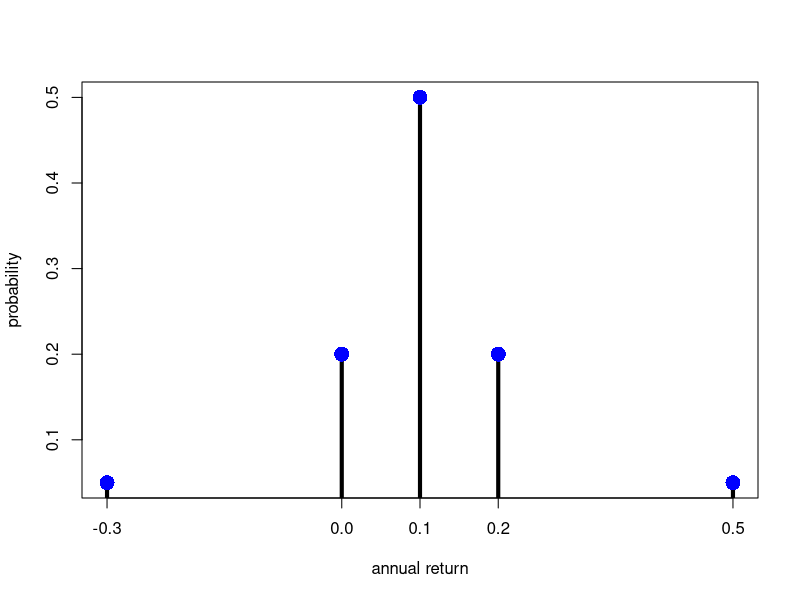
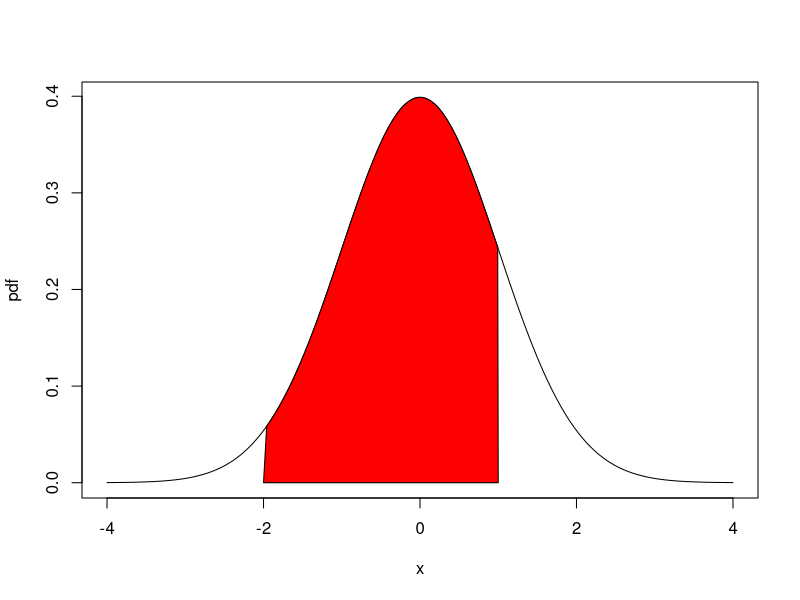
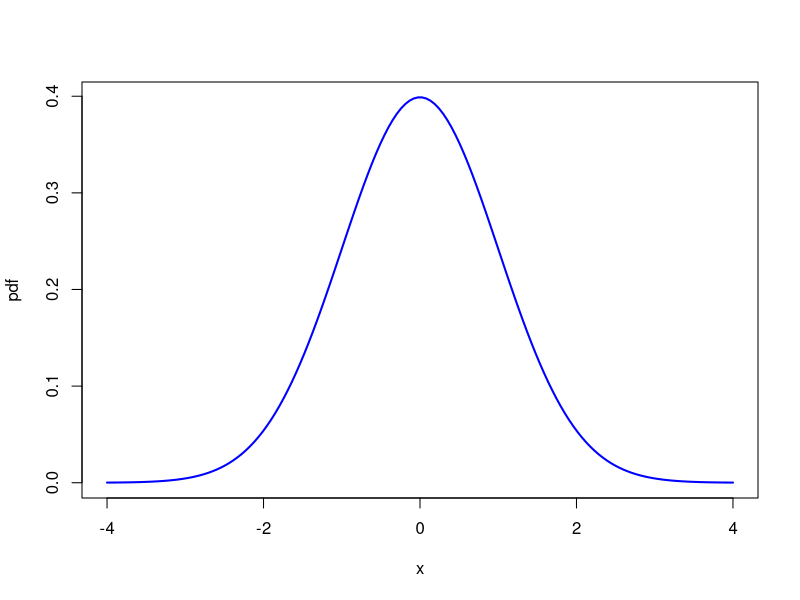
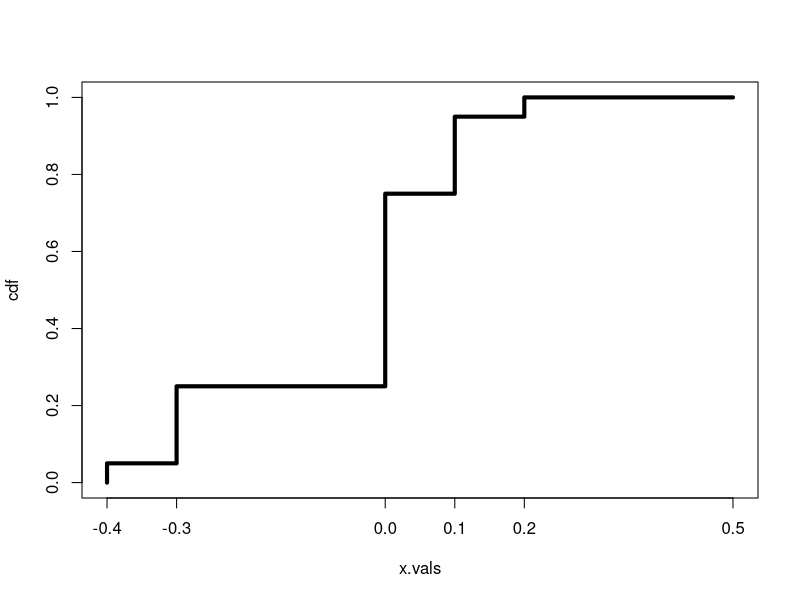
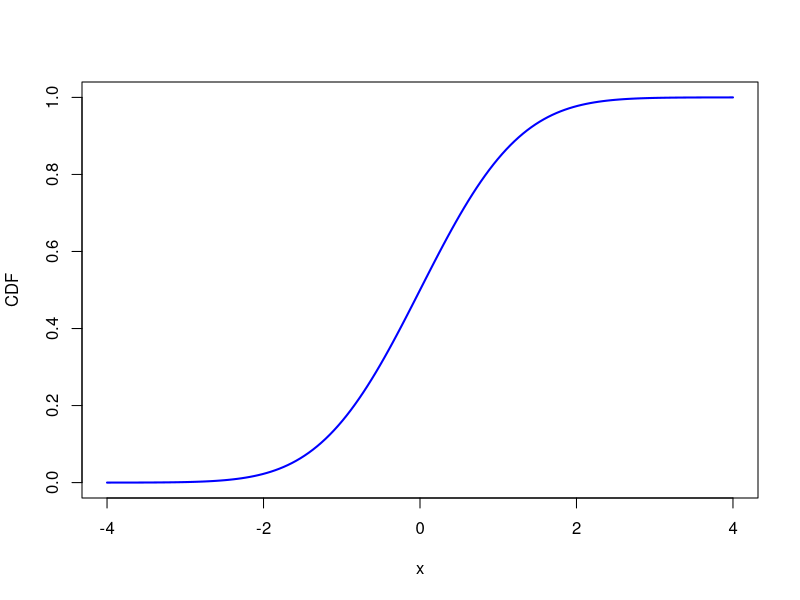
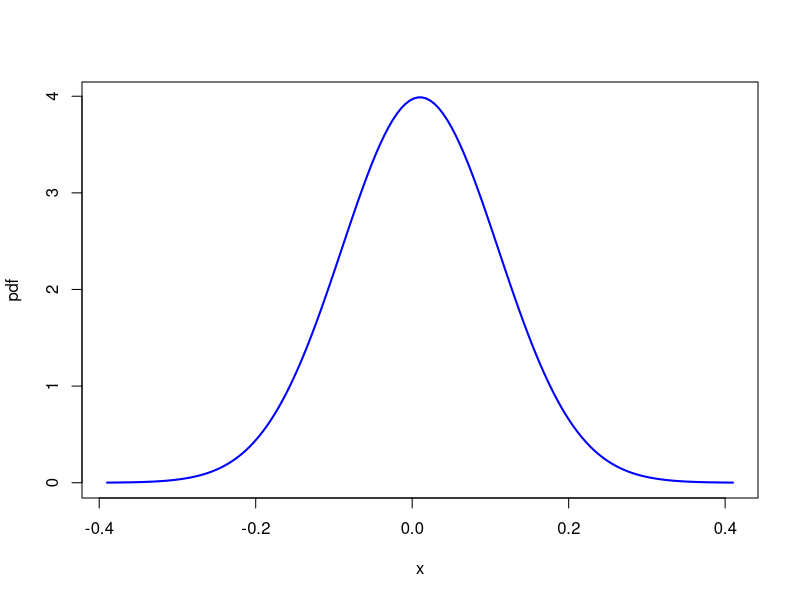
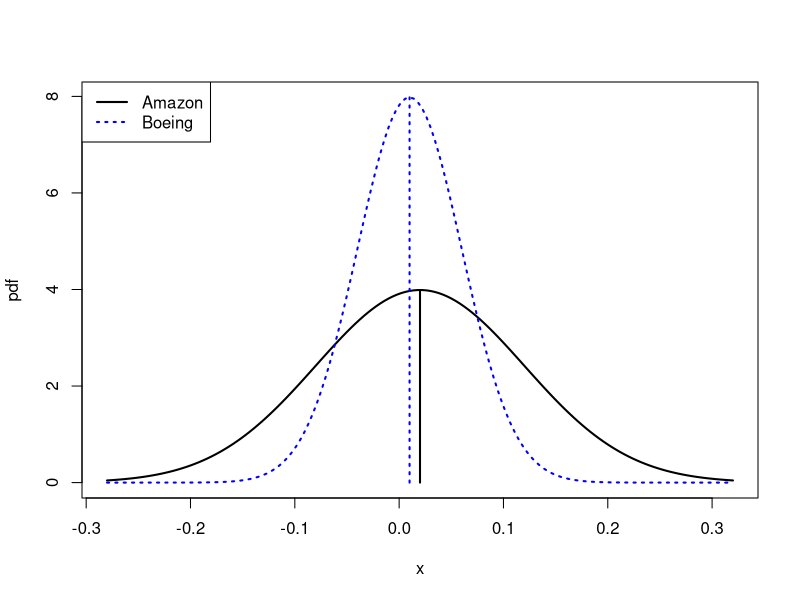
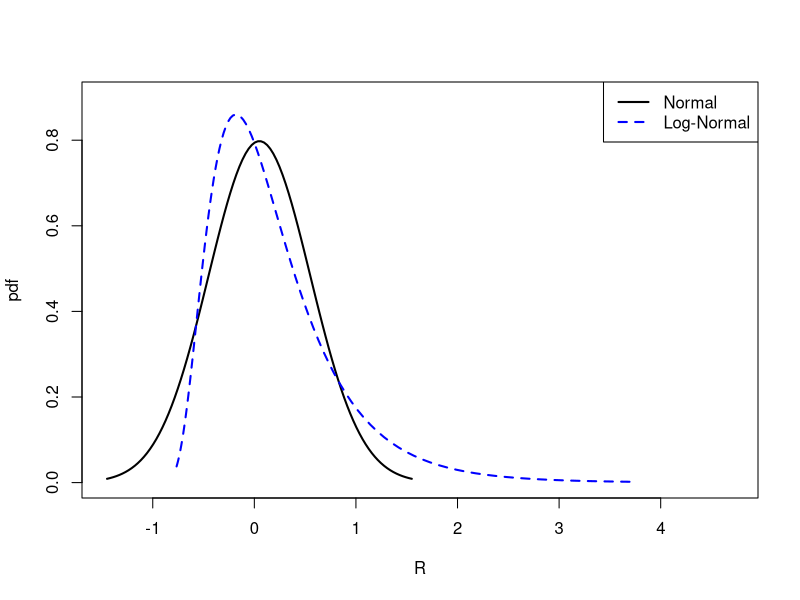

Recreate these plots in R, in order.
## ---- chunk 1
#| include: false
options(digits=3)
library(mvtnorm)
library(sn)
## ---- chunk 2
#| label: ProbRevMsftDiscreteDistn
#| echo: true
#| fig-cap: Discrete distribution for Microsoft stock.
#| out-width: 80%
#| fig-asp: 0.75
#| fig-align: center

r.msft = c(-0.3, 0, 0.1, 0.2, 0.5)
prob.vals = c(0.05, 0.20, 0.50, 0.20, 0.05)
plot(r.msft, prob.vals, type="h", lwd=4, xlab="annual return", 
     ylab="probability", xaxt="n")
points(r.msft, prob.vals, pch=16, cex=2, col="blue")
axis(1, at=r.msft)
## ---- chunk 3
#| label: fig-ProbReviewAreaUnderCurve
#| echo: false
#| fig-cap: $Pr(-2 \leq X \leq 1)$ is represented by the area under the probability curve.
#| out-width: 80%
#| fig-asp: 0.75
#| fig-align: center

lb = -2
ub = 1
x.vals = seq(-4, 4, length=150)
d.vals = dnorm(x.vals)
plot(x.vals, d.vals, type="l", xlab="x", ylab="pdf")
i = x.vals >= lb & x.vals <= ub
# add shaded region between -2 and 1
polygon(c(lb, x.vals[i], ub), c(0, d.vals[i], 0), col="red")
## ---- chunk 4
#| label: fig-probReviewStdNormalDensity
#| echo: false
#| fig-cap: Standard normal density.
#| out-width: 80%
#| fig-asp: 0.75
#| fig-align: center

x.vals = seq(-4, 4, length=150)
plot(x.vals, dnorm(x.vals), type="l", lwd=2, col="blue", xlab="x", ylab="pdf")
## ---- chunk 5
#| label: figProbReviewDiscreteCDF
#| echo: false
#| fig-cap: CDF of Discrete Distribution for Microsoft Stock Return.
#| out-width: 80%
#| fig-asp: 0.75
#| fig-align: center

cdf = c(0, 0.05, 0.25, 0.75, 0.95, 1)
x.vals = c(-0.4, -0.3, 0, 0.1, 0.2, 0.5)
plot(x.vals, cdf, lwd=4, type="S", xaxt="n")
axis(1, at=x.vals)
## ---- chunk 6
#| label: fig-probReviewStdNormalCdf
#| echo: false
#| fig-cap: Standard normal cdf $\Phi(x)$.
#| out-width: 80%
#| fig-asp: 0.75
#| fig-align: center

x.vals = seq(-4, 4, length=150)
plot(x.vals, pnorm(x.vals), type="l", lwd=2, col="blue", xlab="x", ylab="CDF")
## ---- chunk 7
#| echo: true

pnorm(-2)
## ---- chunk 8
#| echo: true

pnorm(2) - pnorm(-1)
## ---- chunk 9
#| echo: true

pnorm(1) - pnorm(-1)
pnorm(2) - pnorm(-2)
pnorm(3) - pnorm(-3)
## ---- chunk 10
#| label: fig-ProbReviewNormalReturns
#| echo: true
#| fig-cap: 'Normal distribution for the monthly returns on Microsoft: $R\sim N(0.01,(0.10)^{2})$.'
#| out-width: 80%
#| fig-asp: 0.75
#| fig-align: center

mu.r = 0.01
sd.r = 0.1
x.vals = seq(-4, 4, length=150)*sd.r + mu.r
plot(x.vals, dnorm(x.vals, mean=mu.r, sd=sd.r), type="l", lwd=2, 
     col="blue", xlab="x", ylab="pdf")
## ---- chunk 11
#| echo: true

pnorm(-0.5, mean=0.01, sd=0.1)
pnorm(0, mean=0.01, sd=0.1)
1 - pnorm(0.5, mean=0.01, sd=0.1)
1 - pnorm(1, mean=0.01, sd=0.1)
## ---- chunk 12
#| echo: true

a.vals = c(0.01, 0.05, 0.95, 0.99)
qnorm(a.vals, mean=0.01, sd=0.10)
## ---- chunk 13
pnorm(-0.1, 0.02, 0.1)
## ---- chunk 14
pnorm(-0.1, 0.01, 0.05)
## ---- chunk 15
#| label: fig-probreviewRiskReturn
#| echo: false
#| fig-cap: Risk-return tradeoff between one-month investments in Amazon and Boeing stock.
#| out-width: 80%
#| fig-asp: 0.75
#| fig-align: center
mu.r = 0.02
sd.r = 0.10
x.vals = seq(-3, 3, length=150)*sd.r + mu.r
plot(x.vals, dnorm(x.vals, mean=mu.r, sd=sd.r), type="l", lwd=2, 
     ylim=c(0, max(dnorm(x.vals, mean=0.01, sd=0.05))),
     col="black", xlab="x", ylab="pdf")
points(x.vals, dnorm(x.vals, mean=0.01, sd=0.05), type="l", lwd=2,
       col="blue", lty="dotted")
segments(0.02, 0, 0.02, dnorm(0.02, mean=0.02, sd=0.1), lwd=2)
segments(0.01, 0, 0.01, dnorm(0.01, mean=0.01, sd=0.05), lwd=2, 
         col="blue", lty="dotted")
legend(x="topleft", legend=c("Amazon", "Boeing"), lwd=2,
       col=c("black", "blue"), lty=c("solid","dotted"))
## ---- chunk 16
#| label: figNormalLognormal
#| echo: false
#| fig-cap: Normal distribution for $r_{t}$ and log-normal distribution for $R_{t}=e^{r_{t}}-1$.
#| out-width: 80%
#| fig-asp: 0.75
#| fig-align: center

mu.x = 0.05
sd.x = 0.5
x.vals = seq(from=(mu.x - 3*sd.x), to=(mu.x + 3*sd.x), length = 100)
plot(x.vals, dnorm(x.vals, mean=mu.x, sd=sd.x), type="l", lwd=2, 
     xlim = c(min(x.vals), max(exp(x.vals))),
     ylim = c(0, 0.9),
     xlab="R", ylab="pdf")
points(exp(x.vals)-1, dlnorm(exp(x.vals), mean=mu.x, sd=sd.x), type="l", 
       lwd = 2, col="blue", lty="dashed",
     xlab="1 + R", ylab="density", main="Log-Normal(0.05, (0.5)^2)")
legend(x="topright", legend=c("Normal", "Log-Normal"), lwd=2,
       col=c("black", "blue"), lty = c("solid", "dashed"))
## ---- chunk 17
#| label: fig-ProbReviewSkewedPdfs
#| echo: false
#| fig-cap: Skewed distributions.
#| out-width: 80%
#| fig-asp: 0.75
#| fig-align: center

suppressPackageStartupMessages(library(sn))
par(mfrow=c(1,2)) 
# plot positive skewed distribution 
x.vals = seq(-1, 4, length.out=100) 
plot(x.vals, dsn(x.vals, xi=0, omega=1, alpha=5), main="Positively Skewed Distribution",       
     type="l", lwd=2, col="blue", xlab="X", ylab="pdf")
# plot negatively skewed distribution 
x.vals = seq(-4, 1, length.out=100) 
plot(x.vals, dsn(x.vals, xi=0, omega=1, alpha=-5), main="Negatively Skewed Distribution",       
     type="l", lwd=2, col="blue", xlab="X", ylab="pdf") 
par(mfrow=c(1,1))
## ---- chunk 18
#| label: ProbReviewStudentT
#| echo: false
#| fig-cap: Student's t density with $v=1,5,10$ and $60$.
#| out-width: 80%
#| fig-asp: 0.75
#| fig-align: center

x.vals = seq(-5, 5, length=100)
ub = max( c(dt(0, df=c(1,5,10,60)), dnorm(0)) )
plot(x.vals, dt(x.vals, df=1), type="l", lwd=2, ylim=c(0, ub), ylab="pdf", xlab="x")
points(x.vals, dt(x.vals, df=5), type="l", lwd=2, lty=2, col=2)
points(x.vals, dt(x.vals, df=10), type="l", lwd=2, lty=3, col=3)
points(x.vals, dt(x.vals, df=60), type="l", lwd=2, lty=4, col=4)
legend(x="topleft", legend=paste("v=", c(1,5,10,60), sep=""), lty=1:4, col=1:4, lwd=2)
## ---- chunk 19
#| echo: true
v = c(1, 2, 5, 10, 60, 100, Inf)
qt(0.01, df=v)
## ---- chunk 20
#| echo: true
pt(-3, df=v)
## ---- chunk 21
#| echo: true

mu.R = 0.05
sd.R = 0.10
w0 = 10000
q.01.R = mu.R + sd.R*qnorm(0.01)
q.05.R = mu.R + sd.R*qnorm(0.05)
VaR.01 = -q.01.R*w0
VaR.05 = -q.05.R*w0
VaR.01
VaR.05
## ---- chunk 22
#| echo: true

mu.r = 0.05
sd.r = 0.10
q.01.R = exp(mu.r + sd.r*qnorm(0.01)) - 1
q.05.R = exp(mu.r + sd.r*qnorm(0.05)) - 1
VaR.01 = -q.01.R*w0
VaR.05 = -q.05.R*w0
VaR.01
VaR.05
## ---- chunk 23
#| label: figProbReviewDiscreteRegression
#| echo: false
#| fig-cap: Regression function $E[Y|X=x]$ from discrete bivariate distribution.
#| out-width: 80%
#| fig-asp: 0.75
#| fig-align: center
# discrete distributions
x.probs = matrix(c(1/8,3/8,3/8,1/8,
                   2/8,4/8,2/8,0,
                   0,2/8,4/8,2/8), 4, 3)
y.probs = matrix(c(1/2,1/2,
                   1, 0,
                   2/3,1/3,
                   1/3,2/3,
                   0,1), 2, 5)       
x.vals = 0:3
y.vals = 0:1

mu.x = sum(x.probs[,1] *x.vals)
mu.x.y0 = sum(x.probs[,2] *x.vals)
mu.x.y1 = sum(x.probs[,3] *x.vals)

var.x = sum(x.probs[,1] *x.vals^2) - mu.x^2
var.x.y0 = sum(x.probs[,2] *x.vals^2) - mu.x.y0^2
var.x.y1 = sum(x.probs[,3] *x.vals^2) - mu.x.y1^2

mu.y = sum(y.probs[,1] *y.vals)
mu.y.x0 = sum(y.probs[,2] *y.vals)
mu.y.x1 = sum(y.probs[,3] *y.vals)
mu.y.x2 = sum(y.probs[,4] *y.vals)
mu.y.x3 = sum(y.probs[,5] *y.vals)

var.y = sum(y.probs[,1] *y.vals^2) - mu.y^2
var.y.x0 = sum(y.probs[,2] *y.vals^2) - mu.y.x0^2
var.y.x1 = sum(y.probs[,3] *y.vals^2) - mu.y.x1^2
var.y.x2 = sum(y.probs[,4] *y.vals^2) - mu.y.x2^2
var.y.x3 = sum(y.probs[,5] *y.vals^2) - mu.y.x3^2

# plot regression function of y on x

plot(x.vals, c(mu.y.x0, mu.y.x1, mu.y.x2, mu.y.x3), type="b", lwd=2,
     xlab = "x", ylab="E[Y|X=x]", col="blue")
## ---- chunk 24
#| echo: true
pmvnorm(lower=c(-1, -1), upper=c(1, 1))
## ---- chunk 25
#| label: fig-ProbReviewCovariancePlots
#| echo: false
#| fig-cap: Probability scatterplots illustrating dependence between $X$ and $Y$.
#| out-width: 80%
#| fig-asp: 1.25
#| fig-align: center
#| fig-width: 7
#| fig-height: 7

# create 6 scatterplots to illustrate covariance and correlation
par(mfrow=c(3,2)) 
set.seed(123) 
sigma = matrix(c(1, 0, 0, 1), 2, 2) 
x.mat = rmvnorm(50, sigma=sigma) 
plot(x.mat, pch = 16, main="(a)", cex=1.5, col="blue",xlab="x", ylab="y",      
     xlim=c(-1.5, 1.5), ylim=c(-2,2)) 
# panel (b): cor(x,y) = 1 
set.seed(123) 
sigma = matrix(c(1, 1, 1, 1), 2, 2) 
x.mat = rmvnorm(50, sigma=sigma) 
plot(x.mat, pch = 16, main="(b)",cex=1.5, col="blue",xlab="x", ylab="y",      
     xlim=c(-1.5, 1.5), ylim=c(-2,2)) 
# panel (c): cor(x,y) = -1 
sigma = matrix(c(1, -1, -1, 1), 2, 2) 
set.seed(123) 
x.mat = rmvnorm(50, sigma=sigma) 
plot(x.mat, pch = 16, main="(c)",cex=1.5, col="blue",xlab="x", ylab="y",      
     xlim=c(-1.5, 1.5), ylim=c(-2,2)) 
# panel (d): cor(x,y) > 0 
sigma = matrix(c(1, 0.75, 0.75, 1), 2, 2) 
set.seed(123) 
x.mat = rmvnorm(50, sigma=sigma) 
plot(x.mat, pch = 16, main="(d)",cex=1.5, col="blue",xlab="x", ylab="y",      
     xlim=c(-1.5, 1.5), ylim=c(-2,2)) 
# panel (e): cor(x,y) > 0 
sigma = matrix(c(1, -0.75, -0.75, 1), 2, 2) 
set.seed(123) 
x.mat = rmvnorm(50, sigma=sigma) 
plot(x.mat, pch = 16, main="(e)",cex=1.5, col="blue",xlab="x", ylab="y",      
     xlim=c(-1.5, 1.5), ylim=c(-2,2)) 
# panel (f): nonlinear 
sigma = matrix(c(0.5, 0, 0, 0.1), 2, 2) 
set.seed(123) 
x.mat = rmvnorm(50, sigma=sigma) 
x = x.mat[, 1] 
y = x^2 + x.mat[, 2] 
plot(x, y, pch = 16, main="(f)",cex=1.5, col="blue",xlab="x", ylab="y",      
     xlim=c(-1.5, 1.5), ylim=c(-2,2)) 
par(mfrow=c(1,1)) 
## ---- chunk 26
#| label: fig-ProbReviewCovariance
#| echo: false
#| fig-cap: Probability scatterplot of discrete distribution with positive covariance.
#|   Each pair $(X,Y)$ occurs with equal probability.
#| out-width: 80%
#| fig-asp: 1
#| fig-align: center

# Create plot to illustrate covariance calculation
sigma = matrix(c(1, 0.7, 0.7, 1), 2, 2)
set.seed(123)
x.mat = rmvnorm(20, sigma=sigma)
x = x.mat[, 1]
y = x.mat[, 2]
# define 4 quandrants 
q1 = (x < 0 & y > 0)
q2 = (x > 0 & y > 0)
q3 = (x < 0 & y < 0)
q4 = (x > 0 & y < 0)
# vector of plotting symbols
pch.vals = rep(16, 20)    # filled circles
pch.vals[q2] = 15         # filled squares
pch.vals[q3] = 17         # filled triangles
pch.vals[q4] = 18         # filled diamonds
col.vals = rep("black", 20)
col.vals[q2] = "blue"
col.vals[q3] = "red"
col.vals[q4] = "green"
plot(x, y, cex = 1.5, pch=pch.vals, col=col.vals,
     main = "Cov(x, y) > 0", xlim=c(-1.5, 1.5),
     xlab = expression(x - mu[x]), ylab = expression(y - mu[y]))
abline(h=0, v=0, lwd=2)
# 1st quadrant 
text(-1.5, 1.6, labels="QI") 
text(-1.35, 1.45, labels=expression(x - mu[x] < 0)) 
text(-1.35, 1.30, labels=expression(y - mu[y] > 0)) 
# 2nd quadrant 
text(0.15, 1.6, labels="QII") 
text(0.4, 1.45, labels=expression(x - mu[x] > 0)) 
text(0.4, 1.30, labels=expression(y - mu[y] > 0)) 
# 3rd quadrant 
text(-1.5, -0.2, labels="QIII") 
text(-1.35, -0.35, labels=expression(x - mu[x] < 0)) 
text(-1.35, -0.5, labels=expression(y - mu[y] < 0)) 
# 4th quadrant 
text(0.15, -0.2, labels="QIV") 
text(0.4, -0.35, labels=expression(x - mu[x] > 0)) 
text(0.4, -0.5, labels=expression(y - mu[y] < 0))
## ---- chunk 27
#| echo: true

sigma = matrix(c(1, 0.5, 0.5, 1), 2, 2)
## ---- chunk 28
#| echo: true

x = seq(-3, 3, length=25)
y = seq(-3, 3, length=25)
## ---- chunk 29
#| echo: true

# function to evaluate bivariate normal pdf on grid
bv.norm <- function(x, y, sigma) {
  z = cbind(x,y)
  return(dmvnorm(z, sigma=sigma))
}
# use outer function to evaluate pdf on 2D grid of x-y values
fxy = outer(x, y, bv.norm, sigma)
## ---- chunk 30
#| label: fig-ProbReviewBivariateNormal
#| echo: true
#| fig-cap: Bivariate normal pdf with $\mu_{X}=\mu_{Y}=0$, $\sigma_{X}\sigma_{Y}=1$ and
#|   $\rho=0.5$.
#| out-width: 80%
#| fig-asp: 0.75
#| fig-align: center

persp(x, y, fxy, theta=60, phi=30, expand=0.5, ticktype="detailed", 
      zlab="f(x,y)",col="grey")
